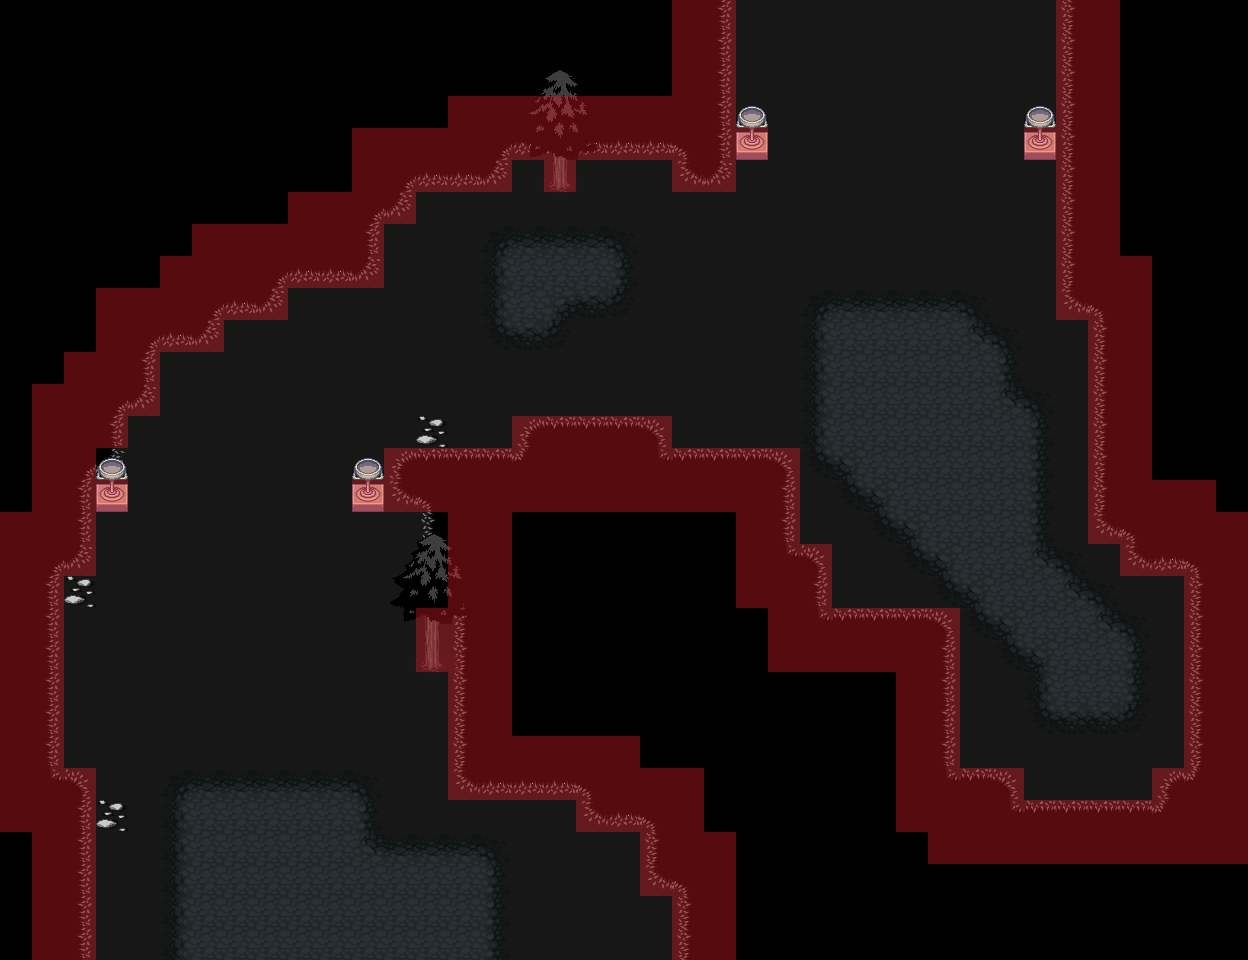

Below is a game level as drawn by its tile map, then a one-line description and the .tmx that defines it (tile-layer data replaced by summaries):
An orthogonal 39x30 tile map with 32x32 px tiles, 6 tile layers (Background, Ground, Overground, GroundObjects, ...), 53 tilesets and 22 objects.

<map version="1.0" orientation="orthogonal" renderorder="right-down" width="39" height="30" tilewidth="32" tileheight="32" nextobjectid="26">
 <tileset firstgid="1" name="col_half_right" tilewidth="32" tileheight="32" tilecount="1" columns="1">
  <image source="../col_half_right.png" width="32" height="32" />
  <tile id="0">
   <objectgroup draworder="index">
    <object id="2" x="16" y="0" width="16" height="32" />
   </objectgroup>
  </tile>
 </tileset>
 <tileset firstgid="2" name="col_half_left" tilewidth="32" tileheight="32" tilecount="1" columns="1">
  <image source="../col_half_left.png" width="32" height="32" />
  <tile id="0">
   <objectgroup draworder="index">
    <object id="1" x="0" y="0" width="16" height="32" />
   </objectgroup>
  </tile>
 </tileset>
 <tileset firstgid="3" name="col_half_bottom" tilewidth="32" tileheight="32" tilecount="1" columns="1">
  <image source="../col_half_bottom.png" width="32" height="32" />
  <tile id="0">
   <objectgroup draworder="index">
    <object id="1" x="0" y="16" width="32" height="16" />
   </objectgroup>
  </tile>
 </tileset>
 <tileset firstgid="4" name="col_half_top" tilewidth="32" tileheight="32" tilecount="1" columns="1">
  <image source="../col_half_top.png" width="32" height="32" />
  <tile id="0">
   <objectgroup draworder="index">
    <object id="1" x="0" y="0" width="32" height="16" />
   </objectgroup>
  </tile>
 </tileset>
 <tileset firstgid="5" name="water" tilewidth="32" tileheight="32" tilecount="18" columns="3">
  <image source="../LPC Base Assets/LPC Base Assets/tiles/water.png" width="96" height="192" />
 </tileset>
 <tileset firstgid="23" name="grass" tilewidth="32" tileheight="32" tilecount="18" columns="3">
  <image source="../LPC Base Assets/LPC Base Assets/tiles/grass.png" width="96" height="192" />
  <terraintypes>
   <terrain name="grass" tile="-1">
    <properties>
     <property name="unity:tag" value="DoorsLayer" />
    </properties>
   </terrain>
  </terraintypes>
  <tile id="1" terrain="0,0,0," />
  <tile id="2" terrain="0,0,,0" />
  <tile id="4" terrain="0,,0,0" />
  <tile id="5" terrain=",0,0,0" />
  <tile id="6" terrain=",,,0" />
  <tile id="7" terrain=",,0,0" />
  <tile id="8" terrain=",,0," />
  <tile id="9" terrain=",0,,0" />
  <tile id="10" terrain="0,0,0,0" />
  <tile id="11" terrain="0,,0," />
  <tile id="12" terrain=",0,," />
  <tile id="13" terrain="0,0,," />
  <tile id="14" terrain="0,,," />
 </tileset>
 <tileset firstgid="41" name="col_triangle1" tilewidth="32" tileheight="32" tilecount="1" columns="1">
  <image source="../col_triangle1.png" width="32" height="32" />
  <tile id="0">
   <objectgroup draworder="index">
    <object id="1" x="32" y="15.9091">
     <polygon points="0,0 -16,15.9091 0,16.0909" />
    </object>
   </objectgroup>
  </tile>
 </tileset>
 <tileset firstgid="42" name="col_triangle2" tilewidth="32" tileheight="32" tilecount="1" columns="1">
  <image source="../col_triangle2.png" width="32" height="32" />
  <tile id="0">
   <objectgroup draworder="index">
    <object id="1" x="0.181818" y="15.8182">
     <polygon points="0,0 16,16.0909 -0.181818,16.1818" />
    </object>
   </objectgroup>
  </tile>
 </tileset>
 <tileset firstgid="43" name="col_triangle3" tilewidth="32" tileheight="32" tilecount="1" columns="1">
  <image source="../col_triangle3.png" width="32" height="32" />
  <tile id="0">
   <objectgroup draworder="index">
    <object id="1" x="-0.181818" y="15.7273">
     <polygon points="0,0 16.1818,-15.7273 0.181818,-15.7273" />
    </object>
   </objectgroup>
  </tile>
 </tileset>
 <tileset firstgid="44" name="col_triangle4" tilewidth="32" tileheight="32" tilecount="1" columns="1">
  <image source="../col_triangle4.png" width="32" height="32" />
  <tile id="0">
   <objectgroup draworder="index">
    <object id="1" x="16.0909" y="0">
     <polygon points="0,0 15.8182,16 15.9091,0" />
    </object>
   </objectgroup>
  </tile>
 </tileset>
 <tileset firstgid="45" name="col_triangle_inv4" tilewidth="32" tileheight="32" tilecount="1" columns="1">
  <image source="../col_triangle_inv4.png" width="32" height="32" />
  <tile id="0">
   <objectgroup draworder="index">
    <object id="2" x="16.0909" y="0">
     <polygon points="0,0 15.9091,0 15.9091,32 -16.0909,32 -16.2727,16.4545" />
    </object>
   </objectgroup>
  </tile>
 </tileset>
 <tileset firstgid="46" name="col_triangle_inv1" tilewidth="32" tileheight="32" tilecount="1" columns="1">
  <image source="../col_triangle_inv1.png" width="32" height="32" />
  <tile id="0">
   <objectgroup draworder="index">
    <object id="1" x="-0.0909091" y="-0.0909091">
     <polyline points="0,0 15.7273,-0.0909091 32,16.0909 32.0909,32.0909 0.0909091,32.0909 0.0909091,0.0909091" />
    </object>
   </objectgroup>
  </tile>
 </tileset>
 <tileset firstgid="47" name="col_triangle_inv2" tilewidth="32" tileheight="32" tilecount="1" columns="1">
  <image source="../col_triangle_inv2.png" width="32" height="32" />
  <tile id="0">
   <objectgroup draworder="index">
    <object id="1" x="0.272727" y="-0.0909091">
     <polyline points="0,0 31.7273,0.0909091 31.7273,15.8182 15.8182,32 -0.272727,32.0909 -0.272727,0.0909091" />
    </object>
   </objectgroup>
  </tile>
 </tileset>
 <tileset firstgid="48" name="col_triangle_inv3" tilewidth="32" tileheight="32" tilecount="1" columns="1">
  <image source="../col_triangle_inv3.png" width="32" height="32" />
  <tile id="0">
   <objectgroup draworder="index">
    <object id="1" x="0" y="-0.0909091">
     <polyline points="0,0 32,0.0909091 32,32.0909 16.1818,32 0.0909091,16 0,0.0909091" />
    </object>
   </objectgroup>
  </tile>
 </tileset>
 <tileset firstgid="49" name="cement" tilewidth="32" tileheight="32" tilecount="18" columns="3">
  <image source="../LPC Base Assets/LPC Base Assets/tiles/cement.png" width="96" height="192" />
 </tileset>
 <tileset firstgid="67" name="cementstair" tilewidth="32" tileheight="32" tilecount="20" columns="5">
  <image source="../LPC Base Assets/LPC Base Assets/tiles/cementstair.png" width="160" height="128" />
 </tileset>
 <tileset firstgid="87" name="chests" tilewidth="32" tileheight="32" tilecount="6" columns="2">
  <image source="../LPC Base Assets/LPC Base Assets/tiles/chests.png" width="64" height="96" />
 </tileset>
 <tileset firstgid="93" name="country" tilewidth="32" tileheight="32" tilecount="20" columns="5">
  <image source="../LPC Base Assets/LPC Base Assets/tiles/country.png" width="160" height="128" />
 </tileset>
 <tileset firstgid="113" name="cup" tilewidth="32" tileheight="32" tilecount="2" columns="1">
  <image source="../LPC Base Assets/LPC Base Assets/tiles/cup.png" width="32" height="64" />
 </tileset>
 <tileset firstgid="115" name="dirt" tilewidth="32" tileheight="32" tilecount="18" columns="3">
  <image source="../LPC Base Assets/LPC Base Assets/tiles/dirt.png" width="96" height="192" />
  <terraintypes>
   <terrain name="dirt" tile="-1" />
  </terraintypes>
  <tile id="1" terrain="0,0,0," />
  <tile id="2" terrain="0,0,,0" />
  <tile id="4" terrain="0,,0,0" />
  <tile id="5" terrain=",0,0,0" />
  <tile id="6" terrain=",,,0" />
  <tile id="7" terrain=",,0,0" />
  <tile id="8" terrain=",,0," />
  <tile id="9" terrain=",0,,0" />
  <tile id="10" terrain="0,0,0,0" />
  <tile id="11" terrain="0,,0," />
  <tile id="12" terrain=",0,," />
  <tile id="13" terrain="0,0,," />
  <tile id="14" terrain="0,,," />
 </tileset>
 <tileset firstgid="133" name="dirt2" tilewidth="32" tileheight="32" tilecount="18" columns="3">
  <image source="../LPC Base Assets/LPC Base Assets/tiles/dirt2.png" width="96" height="192" />
 </tileset>
 <tileset firstgid="151" name="dungeon" tilewidth="32" tileheight="32" tilecount="104" columns="13">
  <image source="../LPC Base Assets/LPC Base Assets/tiles/dungeon.png" width="416" height="256" />
 </tileset>
 <tileset firstgid="255" name="grass" tilewidth="32" tileheight="32" tilecount="18" columns="3">
  <image source="../LPC Base Assets/LPC Base Assets/tiles/grass.png" width="96" height="192" />
 </tileset>
 <tileset firstgid="273" name="grassalt" tilewidth="32" tileheight="32" tilecount="18" columns="3">
  <image source="../LPC Base Assets/LPC Base Assets/tiles/grassalt.png" width="96" height="192" />
  <terraintypes>
   <terrain name="grass2" tile="-1" />
  </terraintypes>
  <tile id="1" terrain="0,0,0," />
  <tile id="2" terrain="0,0,,0" />
  <tile id="4" terrain="0,,0,0" />
  <tile id="5" terrain=",0,0,0" />
  <tile id="6" terrain=",,,0" />
  <tile id="7" terrain=",,0,0" />
  <tile id="8" terrain=",,0," />
  <tile id="9" terrain=",0,,0" />
  <tile id="10" terrain="0,0,0,0" />
  <tile id="11" terrain="0,,0," />
  <tile id="12" terrain=",0,," />
  <tile id="13" terrain="0,0,," />
  <tile id="14" terrain="0,,," />
 </tileset>
 <tileset firstgid="291" name="hole" tilewidth="32" tileheight="32" tilecount="18" columns="3">
  <image source="../LPC Base Assets/LPC Base Assets/tiles/hole.png" width="96" height="192" />
 </tileset>
 <tileset firstgid="309" name="holek" tilewidth="32" tileheight="32" tilecount="18" columns="3">
  <image source="../LPC Base Assets/LPC Base Assets/tiles/holek.png" width="96" height="192" />
 </tileset>
 <tileset firstgid="327" name="holemid" tilewidth="32" tileheight="32" tilecount="18" columns="3">
  <image source="../LPC Base Assets/LPC Base Assets/tiles/holemid.png" width="96" height="192" />
 </tileset>
 <tileset firstgid="345" name="house" tilewidth="32" tileheight="32" tilecount="63" columns="9">
  <image source="../LPC Base Assets/LPC Base Assets/tiles/house.png" width="288" height="224" />
 </tileset>
 <tileset firstgid="408" name="inside" tilewidth="32" tileheight="32" tilecount="100" columns="10">
  <image source="../LPC Base Assets/LPC Base Assets/tiles/inside.png" width="320" height="320" />
 </tileset>
 <tileset firstgid="508" name="kitchen" tilewidth="32" tileheight="32" tilecount="8" columns="2">
  <image source="../LPC Base Assets/LPC Base Assets/tiles/kitchen.png" width="64" height="128" />
 </tileset>
 <tileset firstgid="516" name="lava" tilewidth="32" tileheight="32" tilecount="18" columns="3">
  <image source="../LPC Base Assets/LPC Base Assets/tiles/lava.png" width="96" height="192" />
 </tileset>
 <tileset firstgid="534" name="lavarock" tilewidth="32" tileheight="32" tilecount="18" columns="3">
  <image source="../LPC Base Assets/LPC Base Assets/tiles/lavarock.png" width="96" height="192" />
  <terraintypes>
   <terrain name="lavarock" tile="-1" />
  </terraintypes>
  <tile id="1" terrain="0,0,0," />
  <tile id="2" terrain="0,0,,0" />
  <tile id="4" terrain="0,,0,0" />
  <tile id="5" terrain=",0,0,0" />
  <tile id="6" terrain=",,,0" />
  <tile id="7" terrain=",,0,0" />
  <tile id="8" terrain=",,0," />
  <tile id="9" terrain=",0,,0" />
  <tile id="10" terrain="0,0,0,0" />
  <tile id="11" terrain="0,,0," />
  <tile id="12" terrain=",0,," />
  <tile id="13" terrain="0,0,," />
  <tile id="14" terrain="0,,," />
 </tileset>
 <tileset firstgid="552" name="mountains" tilewidth="32" tileheight="32" tilecount="108" columns="12">
  <image source="../LPC Base Assets/LPC Base Assets/tiles/mountains.png" width="384" height="288" />
 </tileset>
 <tileset firstgid="660" name="rock" tilewidth="32" tileheight="32" tilecount="2" columns="2">
  <image source="../LPC Base Assets/LPC Base Assets/tiles/rock.png" width="64" height="32" />
 </tileset>
 <tileset firstgid="662" name="signs" tilewidth="32" tileheight="32" tilecount="6" columns="3">
  <image source="../LPC Base Assets/LPC Base Assets/tiles/signs.png" width="96" height="64" />
 </tileset>
 <tileset firstgid="668" name="stairs" tilewidth="32" tileheight="32" tilecount="112" columns="8">
  <image source="../LPC Base Assets/LPC Base Assets/tiles/stairs.png" width="256" height="448" />
 </tileset>
 <tileset firstgid="780" name="treetop" tilewidth="32" tileheight="32" tilecount="42" columns="6">
  <image source="../LPC Base Assets/LPC Base Assets/tiles/treetop.png" width="192" height="224" />
 </tileset>
 <tileset firstgid="822" name="trunk" tilewidth="32" tileheight="32" tilecount="18" columns="6">
  <image source="../LPC Base Assets/LPC Base Assets/tiles/trunk.png" width="192" height="96" />
 </tileset>
 <tileset firstgid="840" name="victoria" tilewidth="32" tileheight="32" tilecount="55" columns="11">
  <image source="../LPC Base Assets/LPC Base Assets/tiles/victoria.png" width="352" height="160" />
 </tileset>
 <tileset firstgid="895" name="water" tilewidth="32" tileheight="32" tilecount="18" columns="3">
  <image source="../LPC Base Assets/LPC Base Assets/tiles/water.png" width="96" height="192" />
 </tileset>
 <tileset firstgid="913" name="waterfall" tilewidth="32" tileheight="32" tilecount="15" columns="3">
  <image source="../LPC Base Assets/LPC Base Assets/tiles/waterfall.png" width="96" height="160" />
 </tileset>
 <tileset firstgid="928" name="watergrass" tilewidth="32" tileheight="32" tilecount="18" columns="3">
  <image source="../LPC Base Assets/LPC Base Assets/tiles/watergrass.png" width="96" height="192" />
 </tileset>
 <tileset firstgid="946" name="barrel" tilewidth="32" tileheight="32" tilecount="8" columns="4">
  <image source="../LPC Base Assets/LPC Base Assets/tiles/barrel.png" width="128" height="64" />
 </tileset>
 <tileset firstgid="954" name="brackish" tilewidth="32" tileheight="32" tilecount="18" columns="3">
  <image source="../LPC Base Assets/LPC Base Assets/tiles/brackish.png" width="96" height="192" />
 </tileset>
 <tileset firstgid="972" name="bridges" tilewidth="32" tileheight="32" tilecount="42" columns="6">
  <image source="../LPC Base Assets/LPC Base Assets/tiles/bridges.png" width="192" height="224" />
 </tileset>
 <tileset firstgid="1014" name="buckets" tilewidth="32" tileheight="32" tilecount="6" columns="3">
  <image source="../LPC Base Assets/LPC Base Assets/tiles/buckets.png" width="96" height="64" />
 </tileset>
 <tileset firstgid="1020" name="cabinets" tilewidth="32" tileheight="32" tilecount="78" columns="6">
  <image source="../LPC Base Assets/LPC Base Assets/tiles/cabinets.png" width="192" height="416" />
 </tileset>
 <tileset firstgid="1098" name="castle_lightsources" tilewidth="32" tileheight="32" tilecount="20" columns="5">
  <image source="../LPC Base Assets/LPC Base Assets/tiles/castle_lightsources.png" width="160" height="128" />
 </tileset>
 <tileset firstgid="1118" name="castle_outside" tilewidth="32" tileheight="32" tilecount="187" columns="17">
  <image source="../LPC Base Assets/LPC Base Assets/tiles/castle_outside.png" width="544" height="352" />
 </tileset>
 <tileset firstgid="1305" name="castlefloors" tilewidth="32" tileheight="32" tilecount="100" columns="10">
  <image source="../LPC Base Assets/LPC Base Assets/tiles/castlefloors.png" width="320" height="320" />
 </tileset>
 <tileset firstgid="1405" name="castlefloors_outside" tilewidth="32" tileheight="32" tilecount="20" columns="4">
  <image source="../LPC Base Assets/LPC Base Assets/tiles/castlefloors_outside.png" width="128" height="160" />
 </tileset>
 <tileset firstgid="1425" name="castlewalls" tilewidth="32" tileheight="32" tilecount="180" columns="12">
  <image source="../LPC Base Assets/LPC Base Assets/tiles/castlewalls.png" width="384" height="480" />
 </tileset>
 <tileset firstgid="1605" name="red_tile" tilewidth="32" tileheight="32" tilecount="1" columns="1">
  <image source="../red_tile.png" width="32" height="32" />
  <tile id="0">
   <objectgroup draworder="index">
    <object id="1" x="0" y="0" width="32" height="32" />
   </objectgroup>
  </tile>
 </tileset>
 <layer name="Background" width="39" height="30">
  <properties>
   <property name="unity:sortingLayerName" value="Background" />
  </properties>
  <data>[1170 cells, 1170 non-empty, 1 distinct tile ids]</data>
 </layer>
 <layer name="Ground" width="39" height="30">
  <properties>
   <property name="unity:sortingLayerName" value="Ground" />
  </properties>
  <data>[1170 cells, 698 non-empty, 13 distinct tile ids]</data>
 </layer>
 <layer name="Overground" width="39" height="30">
  <properties>
   <property name="unity:sortingLayerName" value="Overground" />
  </properties>
  <data>[1170 cells, 164 non-empty, 12 distinct tile ids]</data>
 </layer>
 <layer name="GroundObjects" width="39" height="30">
  <properties>
   <property name="unity:sortingLayerName" value="GroundObjects" />
  </properties>
  <data>[1170 cells, 25 non-empty, 11 distinct tile ids]</data>
 </layer>
 <layer name="TopObjects" width="39" height="30">
  <properties>
   <property name="unity:sortingLayerName" value="TopObjects" />
  </properties>
  <data>[1170 cells, 28 non-empty, 25 distinct tile ids]</data>
 </layer>
 <layer name="Collision" width="39" height="30" opacity="0.37">
  <data>[1170 cells, 298 non-empty, 1 distinct tile ids]</data>
 </layer>
 <objectgroup name="Spawns">
  <properties>
   <property name="unity:tag" value="SpawnLayer" />
  </properties>
  <object id="2" x="134.337" y="587" width="200" height="200">
   <properties>
    <property name="SpawnName" value="Enemy" />
    <property name="SpawnNumberMax" value="2" />
    <property name="SpawnNumberMin" value="1" />
   </properties>
   <ellipse />
  </object>
  <object id="4" x="1017" y="632.333" width="120" height="120">
   <properties>
    <property name="SpawnName" value="StompStompEnemy" />
    <property name="SpawnNumber" value="1" />
   </properties>
   <ellipse />
  </object>
  <object id="5" x="828.67" y="189.333" width="150" height="150">
   <properties>
    <property name="SpawnName" value="Enemy" />
    <property name="SpawnNumberMax" value="3" />
    <property name="SpawnNumberMin" value="2" />
   </properties>
   <ellipse />
  </object>
  <object id="19" x="317.167" y="899" width="10" height="10">
   <properties>
    <property name="SpawnName" value="Player" />
    <property name="SpawnNumber" value="1" />
   </properties>
   <ellipse />
  </object>
 </objectgroup>
 <objectgroup name="Doors">
  <properties>
   <property name="unity:tag" value="DoorsLayer" />
  </properties>
  <object id="10" x="692.667" y="-42.6667" width="404" height="45.3333">
   <properties>
    <property name="DoorType" value="Up" />
   </properties>
  </object>
  <object id="14" x="76.6663" y="955.834" width="622.667" height="41.3333">
   <properties>
    <property name="DoorType" value="Down" />
   </properties>
  </object>
 </objectgroup>
 <objectgroup name="Items">
  <object id="23" x="281.584" y="420.417" width="24" height="24">
   <properties>
    <property name="item" value="item" />
   </properties>
   <ellipse />
  </object>
  <object id="24" x="612.417" y="252.583" width="24" height="24">
   <properties>
    <property name="item" value="item" />
   </properties>
   <ellipse />
  </object>
  <object id="25" x="886.417" y="561.583" width="24" height="24">
   <properties>
    <property name="item" value="item" />
   </properties>
   <ellipse />
  </object>
 </objectgroup>
</map>
